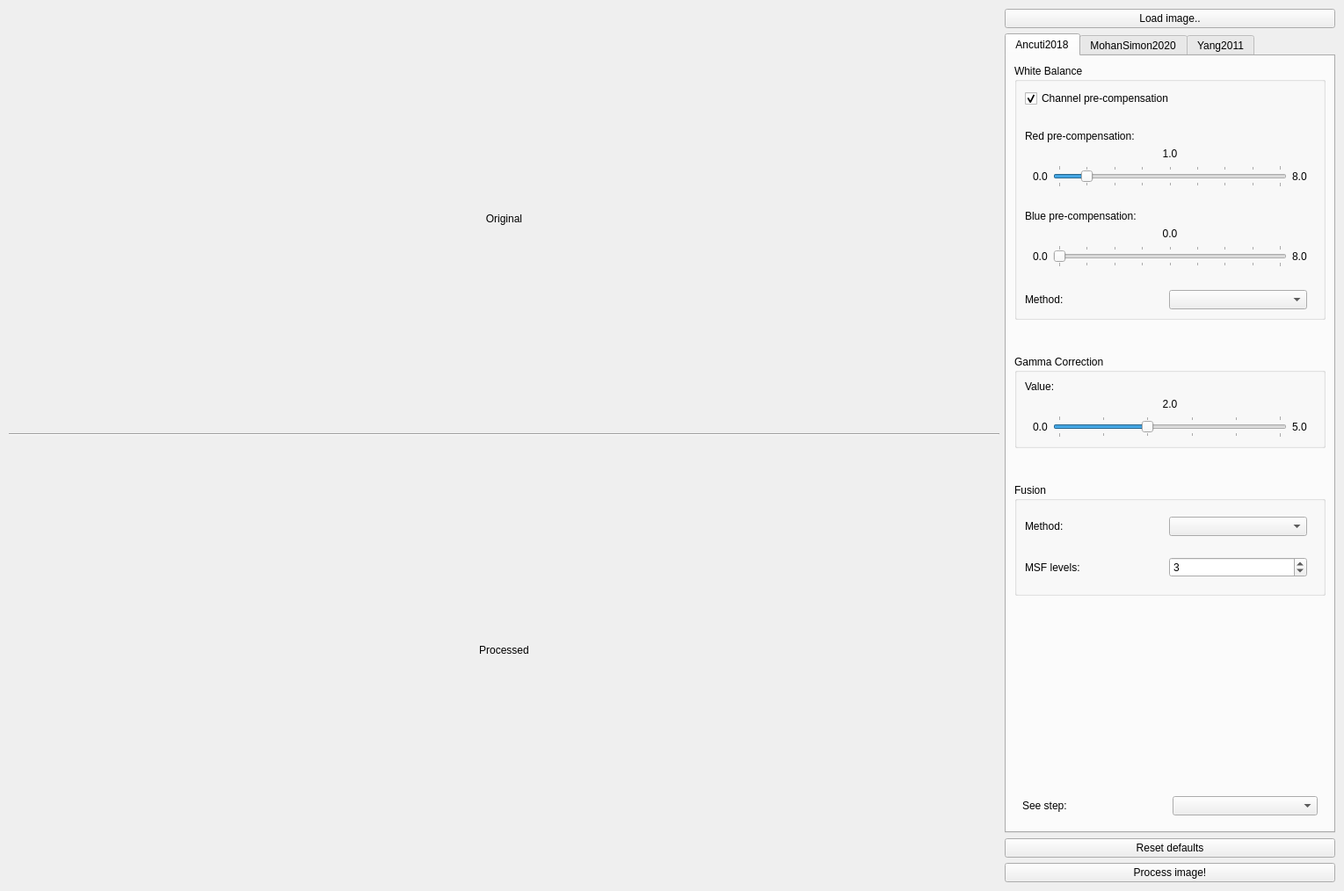
<?xml version="1.0" encoding="UTF-8"?>
<ui version="4.0">
 <class>MainWindow</class>
 <widget class="QMainWindow" name="MainWindow">
  <property name="geometry">
   <rect>
    <x>0</x>
    <y>0</y>
    <width>1529</width>
    <height>1014</height>
   </rect>
  </property>
  <property name="windowTitle">
   <string>Underwater Comparator</string>
  </property>
  <property name="toolButtonStyle">
   <enum>Qt::ToolButtonIconOnly</enum>
  </property>
  <widget class="QWidget" name="centralwidget">
   <layout class="QHBoxLayout" name="horizontalLayout" stretch="3,1">
    <property name="leftMargin">
     <number>10</number>
    </property>
    <property name="topMargin">
     <number>10</number>
    </property>
    <property name="rightMargin">
     <number>10</number>
    </property>
    <property name="bottomMargin">
     <number>10</number>
    </property>
    <item>
     <layout class="QVBoxLayout" name="verticalLayout">
      <item>
       <widget class="QLabel" name="disp_original">
        <property name="text">
         <string>Original</string>
        </property>
        <property name="alignment">
         <set>Qt::AlignCenter</set>
        </property>
       </widget>
      </item>
      <item>
       <widget class="Line" name="line">
        <property name="orientation">
         <enum>Qt::Horizontal</enum>
        </property>
       </widget>
      </item>
      <item>
       <widget class="QLabel" name="disp_processed">
        <property name="text">
         <string>Processed</string>
        </property>
        <property name="alignment">
         <set>Qt::AlignCenter</set>
        </property>
       </widget>
      </item>
      <item>
       <widget class="QLabel" name="lbl_metrics">
        <property name="maximumSize">
         <size>
          <width>16777215</width>
          <height>20</height>
         </size>
        </property>
        <property name="text">
         <string/>
        </property>
       </widget>
      </item>
     </layout>
    </item>
    <item>
     <layout class="QVBoxLayout" name="verticalLayout_2">
      <item>
       <widget class="QPushButton" name="btn_load">
        <property name="text">
         <string>Load image..</string>
        </property>
       </widget>
      </item>
      <item>
       <widget class="QTabWidget" name="tabs_settings">
        <property name="sizePolicy">
         <sizepolicy hsizetype="Expanding" vsizetype="Ignored">
          <horstretch>0</horstretch>
          <verstretch>0</verstretch>
         </sizepolicy>
        </property>
        <property name="currentIndex">
         <number>0</number>
        </property>
        <widget class="QWidget" name="tab_ancuti">
         <attribute name="title">
          <string>Ancuti2018</string>
         </attribute>
         <layout class="QGridLayout" name="gridLayout">
          <property name="verticalSpacing">
           <number>40</number>
          </property>
          <item row="2" column="0">
           <widget class="QGroupBox" name="group_fusion">
            <property name="title">
             <string>Fusion</string>
            </property>
            <layout class="QVBoxLayout" name="verticalLayout_5">
             <item>
              <widget class="QWidget" name="widget_5" native="true">
               <layout class="QHBoxLayout" name="horizontalLayout_6">
                <property name="leftMargin">
                 <number>0</number>
                </property>
                <item>
                 <widget class="QLabel" name="label_14">
                  <property name="text">
                   <string>Method:</string>
                  </property>
                 </widget>
                </item>
                <item>
                 <widget class="QComboBox" name="ancuti_combo_fusion_method"/>
                </item>
               </layout>
              </widget>
             </item>
             <item>
              <widget class="QWidget" name="widget_6" native="true">
               <layout class="QHBoxLayout" name="horizontalLayout_7">
                <property name="leftMargin">
                 <number>0</number>
                </property>
                <item>
                 <widget class="QLabel" name="label_15">
                  <property name="text">
                   <string>MSF levels:</string>
                  </property>
                 </widget>
                </item>
                <item>
                 <widget class="QSpinBox" name="ancuti_spinner_msf_levels">
                  <property name="maximum">
                   <number>15</number>
                  </property>
                  <property name="value">
                   <number>3</number>
                  </property>
                 </widget>
                </item>
               </layout>
              </widget>
             </item>
            </layout>
           </widget>
          </item>
          <item row="3" column="0">
           <spacer name="verticalSpacer_4">
            <property name="orientation">
             <enum>Qt::Vertical</enum>
            </property>
            <property name="sizeHint" stdset="0">
             <size>
              <width>20</width>
              <height>40</height>
             </size>
            </property>
           </spacer>
          </item>
          <item row="4" column="0">
           <widget class="QWidget" name="see_step" native="true">
            <layout class="QHBoxLayout" name="horizontalLayout_8">
             <item>
              <widget class="QLabel" name="label_5">
               <property name="text">
                <string>See step:</string>
               </property>
              </widget>
             </item>
             <item>
              <widget class="QComboBox" name="ancuti_combo_see_step"/>
             </item>
            </layout>
           </widget>
          </item>
          <item row="0" column="0">
           <widget class="QGroupBox" name="group_wb">
            <property name="font">
             <font>
              <weight>50</weight>
              <bold>false</bold>
             </font>
            </property>
            <property name="title">
             <string>White Balance</string>
            </property>
            <property name="checkable">
             <bool>false</bool>
            </property>
            <layout class="QVBoxLayout" name="verticalLayout_3">
             <item>
              <widget class="QCheckBox" name="ancuti_check_precomp">
               <property name="text">
                <string>Channel pre-compensation</string>
               </property>
               <property name="checked">
                <bool>true</bool>
               </property>
              </widget>
             </item>
             <item>
              <spacer name="verticalSpacer">
               <property name="orientation">
                <enum>Qt::Vertical</enum>
               </property>
               <property name="sizeHint" stdset="0">
                <size>
                 <width>20</width>
                 <height>20</height>
                </size>
               </property>
              </spacer>
             </item>
             <item>
              <widget class="QLabel" name="label_6">
               <property name="text">
                <string>Red pre-compensation:</string>
               </property>
               <property name="margin">
                <number>0</number>
               </property>
              </widget>
             </item>
             <item>
              <widget class="QLabel" name="ancuti_lbl_prec_red">
               <property name="text">
                <string>1.0</string>
               </property>
               <property name="alignment">
                <set>Qt::AlignCenter</set>
               </property>
              </widget>
             </item>
             <item>
              <widget class="QWidget" name="widget_3" native="true">
               <layout class="QHBoxLayout" name="horizontalLayout_4">
                <property name="topMargin">
                 <number>0</number>
                </property>
                <property name="bottomMargin">
                 <number>0</number>
                </property>
                <item>
                 <widget class="QLabel" name="label_7">
                  <property name="text">
                   <string>0.0</string>
                  </property>
                 </widget>
                </item>
                <item>
                 <widget class="QSlider" name="ancuti_slider_prec_red">
                  <property name="maximum">
                   <number>80</number>
                  </property>
                  <property name="singleStep">
                   <number>1</number>
                  </property>
                  <property name="pageStep">
                   <number>10</number>
                  </property>
                  <property name="value">
                   <number>10</number>
                  </property>
                  <property name="orientation">
                   <enum>Qt::Horizontal</enum>
                  </property>
                  <property name="invertedAppearance">
                   <bool>false</bool>
                  </property>
                  <property name="invertedControls">
                   <bool>false</bool>
                  </property>
                  <property name="tickPosition">
                   <enum>QSlider::TicksBothSides</enum>
                  </property>
                  <property name="tickInterval">
                   <number>10</number>
                  </property>
                 </widget>
                </item>
                <item>
                 <widget class="QLabel" name="label_8">
                  <property name="text">
                   <string>8.0</string>
                  </property>
                 </widget>
                </item>
               </layout>
              </widget>
             </item>
             <item>
              <spacer name="verticalSpacer_2">
               <property name="orientation">
                <enum>Qt::Vertical</enum>
               </property>
               <property name="sizeHint" stdset="0">
                <size>
                 <width>20</width>
                 <height>20</height>
                </size>
               </property>
              </spacer>
             </item>
             <item>
              <widget class="QLabel" name="label_10">
               <property name="text">
                <string>Blue pre-compensation:</string>
               </property>
              </widget>
             </item>
             <item>
              <widget class="QLabel" name="ancuti_lbl_prec_blue">
               <property name="text">
                <string>0.0</string>
               </property>
               <property name="alignment">
                <set>Qt::AlignCenter</set>
               </property>
              </widget>
             </item>
             <item>
              <widget class="QWidget" name="widget_4" native="true">
               <layout class="QHBoxLayout" name="horizontalLayout_5">
                <property name="topMargin">
                 <number>0</number>
                </property>
                <property name="bottomMargin">
                 <number>0</number>
                </property>
                <item>
                 <widget class="QLabel" name="label_12">
                  <property name="text">
                   <string>0.0</string>
                  </property>
                 </widget>
                </item>
                <item>
                 <widget class="QSlider" name="ancuti_slider_prec_blue">
                  <property name="maximum">
                   <number>80</number>
                  </property>
                  <property name="orientation">
                   <enum>Qt::Horizontal</enum>
                  </property>
                  <property name="tickPosition">
                   <enum>QSlider::TicksBothSides</enum>
                  </property>
                  <property name="tickInterval">
                   <number>10</number>
                  </property>
                 </widget>
                </item>
                <item>
                 <widget class="QLabel" name="label_13">
                  <property name="text">
                   <string>8.0</string>
                  </property>
                 </widget>
                </item>
               </layout>
              </widget>
             </item>
             <item>
              <spacer name="verticalSpacer_3">
               <property name="orientation">
                <enum>Qt::Vertical</enum>
               </property>
               <property name="sizeHint" stdset="0">
                <size>
                 <width>20</width>
                 <height>20</height>
                </size>
               </property>
              </spacer>
             </item>
             <item>
              <widget class="QWidget" name="widget" native="true">
               <property name="maximumSize">
                <size>
                 <width>16777215</width>
                 <height>30</height>
                </size>
               </property>
               <layout class="QHBoxLayout" name="horizontalLayout_2">
                <property name="leftMargin">
                 <number>0</number>
                </property>
                <property name="topMargin">
                 <number>0</number>
                </property>
                <property name="bottomMargin">
                 <number>0</number>
                </property>
                <item>
                 <widget class="QLabel" name="label">
                  <property name="text">
                   <string>Method:</string>
                  </property>
                 </widget>
                </item>
                <item>
                 <widget class="QComboBox" name="ancuti_combo_wb_method"/>
                </item>
               </layout>
              </widget>
             </item>
            </layout>
           </widget>
          </item>
          <item row="1" column="0">
           <widget class="QGroupBox" name="group_gamma">
            <property name="title">
             <string>Gamma Correction</string>
            </property>
            <layout class="QVBoxLayout" name="verticalLayout_4">
             <item>
              <widget class="QLabel" name="label_2">
               <property name="text">
                <string>Value:</string>
               </property>
              </widget>
             </item>
             <item>
              <widget class="QLabel" name="ancuti_lbl_gamma">
               <property name="text">
                <string>2.0</string>
               </property>
               <property name="alignment">
                <set>Qt::AlignCenter</set>
               </property>
              </widget>
             </item>
             <item>
              <widget class="QWidget" name="widget_2" native="true">
               <layout class="QHBoxLayout" name="horizontalLayout_3">
                <property name="topMargin">
                 <number>0</number>
                </property>
                <property name="bottomMargin">
                 <number>0</number>
                </property>
                <item>
                 <widget class="QLabel" name="label_3">
                  <property name="text">
                   <string>0.0</string>
                  </property>
                 </widget>
                </item>
                <item>
                 <widget class="QSlider" name="ancuti_slider_gamma">
                  <property name="maximum">
                   <number>50</number>
                  </property>
                  <property name="value">
                   <number>20</number>
                  </property>
                  <property name="orientation">
                   <enum>Qt::Horizontal</enum>
                  </property>
                  <property name="tickPosition">
                   <enum>QSlider::TicksBothSides</enum>
                  </property>
                  <property name="tickInterval">
                   <number>10</number>
                  </property>
                 </widget>
                </item>
                <item>
                 <widget class="QLabel" name="label_4">
                  <property name="text">
                   <string>5.0</string>
                  </property>
                 </widget>
                </item>
               </layout>
              </widget>
             </item>
            </layout>
           </widget>
          </item>
         </layout>
        </widget>
        <widget class="QWidget" name="tab_mohan_simon">
         <attribute name="title">
          <string>MohanSimon2020</string>
         </attribute>
         <layout class="QVBoxLayout" name="verticalLayout_9">
          <property name="spacing">
           <number>20</number>
          </property>
          <item>
           <widget class="QGroupBox" name="mohan_group_wb">
            <property name="font">
             <font>
              <weight>50</weight>
              <bold>false</bold>
             </font>
            </property>
            <property name="title">
             <string>White Balance</string>
            </property>
            <property name="checkable">
             <bool>false</bool>
            </property>
            <layout class="QVBoxLayout" name="verticalLayout_8">
             <item>
              <widget class="QCheckBox" name="mohan_check_precomp">
               <property name="text">
                <string>Channel pre-compensation</string>
               </property>
               <property name="checked">
                <bool>true</bool>
               </property>
              </widget>
             </item>
             <item>
              <spacer name="verticalSpacer_5">
               <property name="orientation">
                <enum>Qt::Vertical</enum>
               </property>
               <property name="sizeHint" stdset="0">
                <size>
                 <width>20</width>
                 <height>20</height>
                </size>
               </property>
              </spacer>
             </item>
             <item>
              <widget class="QLabel" name="label_19">
               <property name="text">
                <string>Red pre-compensation:</string>
               </property>
               <property name="margin">
                <number>0</number>
               </property>
              </widget>
             </item>
             <item>
              <widget class="QLabel" name="mohan_lbl_prec_red">
               <property name="text">
                <string>1.0</string>
               </property>
               <property name="alignment">
                <set>Qt::AlignCenter</set>
               </property>
              </widget>
             </item>
             <item>
              <widget class="QWidget" name="widget_11" native="true">
               <layout class="QHBoxLayout" name="horizontalLayout_12">
                <property name="topMargin">
                 <number>0</number>
                </property>
                <property name="bottomMargin">
                 <number>0</number>
                </property>
                <item>
                 <widget class="QLabel" name="label_20">
                  <property name="text">
                   <string>0.0</string>
                  </property>
                 </widget>
                </item>
                <item>
                 <widget class="QSlider" name="mohan_slider_prec_red">
                  <property name="maximum">
                   <number>80</number>
                  </property>
                  <property name="singleStep">
                   <number>1</number>
                  </property>
                  <property name="pageStep">
                   <number>10</number>
                  </property>
                  <property name="value">
                   <number>10</number>
                  </property>
                  <property name="orientation">
                   <enum>Qt::Horizontal</enum>
                  </property>
                  <property name="invertedAppearance">
                   <bool>false</bool>
                  </property>
                  <property name="invertedControls">
                   <bool>false</bool>
                  </property>
                  <property name="tickPosition">
                   <enum>QSlider::TicksBothSides</enum>
                  </property>
                  <property name="tickInterval">
                   <number>10</number>
                  </property>
                 </widget>
                </item>
                <item>
                 <widget class="QLabel" name="label_21">
                  <property name="text">
                   <string>8.0</string>
                  </property>
                 </widget>
                </item>
               </layout>
              </widget>
             </item>
             <item>
              <spacer name="verticalSpacer_6">
               <property name="orientation">
                <enum>Qt::Vertical</enum>
               </property>
               <property name="sizeHint" stdset="0">
                <size>
                 <width>20</width>
                 <height>20</height>
                </size>
               </property>
              </spacer>
             </item>
             <item>
              <widget class="QLabel" name="label_22">
               <property name="text">
                <string>Blue pre-compensation:</string>
               </property>
              </widget>
             </item>
             <item>
              <widget class="QLabel" name="mohan_lbl_prec_blue">
               <property name="text">
                <string>0.0</string>
               </property>
               <property name="alignment">
                <set>Qt::AlignCenter</set>
               </property>
              </widget>
             </item>
             <item>
              <widget class="QWidget" name="widget_12" native="true">
               <layout class="QHBoxLayout" name="horizontalLayout_13">
                <property name="topMargin">
                 <number>0</number>
                </property>
                <property name="bottomMargin">
                 <number>0</number>
                </property>
                <item>
                 <widget class="QLabel" name="label_23">
                  <property name="text">
                   <string>0.0</string>
                  </property>
                 </widget>
                </item>
                <item>
                 <widget class="QSlider" name="mohan_slider_prec_blue">
                  <property name="maximum">
                   <number>80</number>
                  </property>
                  <property name="orientation">
                   <enum>Qt::Horizontal</enum>
                  </property>
                  <property name="tickPosition">
                   <enum>QSlider::TicksBothSides</enum>
                  </property>
                  <property name="tickInterval">
                   <number>10</number>
                  </property>
                 </widget>
                </item>
                <item>
                 <widget class="QLabel" name="label_24">
                  <property name="text">
                   <string>8.0</string>
                  </property>
                 </widget>
                </item>
               </layout>
              </widget>
             </item>
             <item>
              <spacer name="verticalSpacer_7">
               <property name="orientation">
                <enum>Qt::Vertical</enum>
               </property>
               <property name="sizeHint" stdset="0">
                <size>
                 <width>20</width>
                 <height>20</height>
                </size>
               </property>
              </spacer>
             </item>
             <item>
              <widget class="QWidget" name="widget_13" native="true">
               <property name="maximumSize">
                <size>
                 <width>16777215</width>
                 <height>30</height>
                </size>
               </property>
               <layout class="QHBoxLayout" name="horizontalLayout_14">
                <property name="leftMargin">
                 <number>0</number>
                </property>
                <property name="topMargin">
                 <number>0</number>
                </property>
                <property name="bottomMargin">
                 <number>0</number>
                </property>
                <item>
                 <widget class="QLabel" name="label_25">
                  <property name="text">
                   <string>Method:</string>
                  </property>
                 </widget>
                </item>
                <item>
                 <widget class="QComboBox" name="mohan_combo_wb_method"/>
                </item>
               </layout>
              </widget>
             </item>
            </layout>
           </widget>
          </item>
          <item>
           <widget class="QGroupBox" name="mohan_group_gamma">
            <property name="title">
             <string>Gamma Correction</string>
            </property>
            <layout class="QVBoxLayout" name="verticalLayout_6">
             <item>
              <widget class="QLabel" name="label_9">
               <property name="text">
                <string>Value:</string>
               </property>
              </widget>
             </item>
             <item>
              <widget class="QLabel" name="mohan_lbl_gamma">
               <property name="text">
                <string>2.0</string>
               </property>
               <property name="alignment">
                <set>Qt::AlignCenter</set>
               </property>
              </widget>
             </item>
             <item>
              <widget class="QWidget" name="widget_8" native="true">
               <layout class="QHBoxLayout" name="horizontalLayout_9">
                <property name="topMargin">
                 <number>0</number>
                </property>
                <property name="bottomMargin">
                 <number>0</number>
                </property>
                <item>
                 <widget class="QLabel" name="label_11">
                  <property name="text">
                   <string>0.0</string>
                  </property>
                 </widget>
                </item>
                <item>
                 <widget class="QSlider" name="mohan_slider_gamma">
                  <property name="maximum">
                   <number>50</number>
                  </property>
                  <property name="value">
                   <number>20</number>
                  </property>
                  <property name="orientation">
                   <enum>Qt::Horizontal</enum>
                  </property>
                  <property name="tickPosition">
                   <enum>QSlider::TicksBothSides</enum>
                  </property>
                  <property name="tickInterval">
                   <number>10</number>
                  </property>
                 </widget>
                </item>
                <item>
                 <widget class="QLabel" name="label_16">
                  <property name="text">
                   <string>5.0</string>
                  </property>
                 </widget>
                </item>
               </layout>
              </widget>
             </item>
            </layout>
           </widget>
          </item>
          <item>
           <widget class="QGroupBox" name="mohan_group_clahe">
            <property name="title">
             <string>CLAHE</string>
            </property>
            <layout class="QVBoxLayout" name="verticalLayout_10">
             <item>
              <widget class="QLabel" name="label_26">
               <property name="text">
                <string>Clip limit:</string>
               </property>
              </widget>
             </item>
             <item>
              <widget class="QLabel" name="mohan_lbl_clahe_clip_limit">
               <property name="text">
                <string>3.0</string>
               </property>
               <property name="alignment">
                <set>Qt::AlignCenter</set>
               </property>
              </widget>
             </item>
             <item>
              <widget class="QWidget" name="widget_14" native="true">
               <layout class="QHBoxLayout" name="horizontalLayout_15">
                <property name="topMargin">
                 <number>0</number>
                </property>
                <property name="bottomMargin">
                 <number>0</number>
                </property>
                <item>
                 <widget class="QLabel" name="label_27">
                  <property name="text">
                   <string>1.0</string>
                  </property>
                 </widget>
                </item>
                <item>
                 <widget class="QSlider" name="mohan_slider_clahe_clip_limit">
                  <property name="minimum">
                   <number>10</number>
                  </property>
                  <property name="maximum">
                   <number>400</number>
                  </property>
                  <property name="value">
                   <number>30</number>
                  </property>
                  <property name="orientation">
                   <enum>Qt::Horizontal</enum>
                  </property>
                  <property name="tickPosition">
                   <enum>QSlider::TicksBothSides</enum>
                  </property>
                  <property name="tickInterval">
                   <number>20</number>
                  </property>
                 </widget>
                </item>
                <item>
                 <widget class="QLabel" name="label_28">
                  <property name="text">
                   <string>40.0</string>
                  </property>
                 </widget>
                </item>
               </layout>
              </widget>
             </item>
             <item>
              <widget class="QWidget" name="widget_15" native="true">
               <layout class="QHBoxLayout" name="horizontalLayout_16">
                <item>
                 <widget class="QLabel" name="label_29">
                  <property name="text">
                   <string>Tile grid size:</string>
                  </property>
                 </widget>
                </item>
                <item>
                 <widget class="QSpinBox" name="mohan_spinner_tile_grid_size">
                  <property name="maximum">
                   <number>20</number>
                  </property>
                  <property name="value">
                   <number>8</number>
                  </property>
                 </widget>
                </item>
               </layout>
              </widget>
             </item>
            </layout>
           </widget>
          </item>
          <item>
           <widget class="QGroupBox" name="mohan_group_histlin">
            <property name="title">
             <string>Histogram Linearization</string>
            </property>
            <layout class="QVBoxLayout" name="verticalLayout_11">
             <item>
              <widget class="QWidget" name="widget_26" native="true">
               <layout class="QHBoxLayout" name="horizontalLayout_28">
                <item>
                 <widget class="QLabel" name="label_38">
                  <property name="text">
                   <string>Parameter r:</string>
                  </property>
                 </widget>
                </item>
                <item>
                 <widget class="QDoubleSpinBox" name="mohan_spinner_param_r">
                  <property name="maximum">
                   <double>1.000000000000000</double>
                  </property>
                  <property name="singleStep">
                   <double>0.050000000000000</double>
                  </property>
                  <property name="stepType">
                   <enum>QAbstractSpinBox::DefaultStepType</enum>
                  </property>
                  <property name="value">
                   <double>0.500000000000000</double>
                  </property>
                 </widget>
                </item>
               </layout>
              </widget>
             </item>
             <item>
              <widget class="QWidget" name="widget_16" native="true">
               <layout class="QHBoxLayout" name="horizontalLayout_17">
                <item>
                 <widget class="QLabel" name="label_30">
                  <property name="text">
                   <string>Number of iterations:</string>
                  </property>
                 </widget>
                </item>
                <item>
                 <widget class="QSpinBox" name="mohan_spinner_histlin_iters">
                  <property name="maximum">
                   <number>15</number>
                  </property>
                  <property name="value">
                   <number>10</number>
                  </property>
                 </widget>
                </item>
               </layout>
              </widget>
             </item>
            </layout>
           </widget>
          </item>
          <item>
           <widget class="QGroupBox" name="mohan_group_fusion">
            <property name="title">
             <string>Fusion</string>
            </property>
            <layout class="QVBoxLayout" name="verticalLayout_7">
             <item>
              <widget class="QWidget" name="widget_9" native="true">
               <layout class="QHBoxLayout" name="horizontalLayout_10">
                <property name="leftMargin">
                 <number>0</number>
                </property>
                <item>
                 <widget class="QLabel" name="label_17">
                  <property name="text">
                   <string>Method:</string>
                  </property>
                 </widget>
                </item>
                <item>
                 <widget class="QComboBox" name="mohan_combo_fusion_method"/>
                </item>
               </layout>
              </widget>
             </item>
             <item>
              <widget class="QWidget" name="widget_10" native="true">
               <layout class="QHBoxLayout" name="horizontalLayout_11">
                <property name="leftMargin">
                 <number>0</number>
                </property>
                <item>
                 <widget class="QLabel" name="label_18">
                  <property name="text">
                   <string>MSF levels:</string>
                  </property>
                 </widget>
                </item>
                <item>
                 <widget class="QSpinBox" name="mohan_spinner_msf_levels">
                  <property name="maximum">
                   <number>15</number>
                  </property>
                  <property name="value">
                   <number>3</number>
                  </property>
                 </widget>
                </item>
               </layout>
              </widget>
             </item>
            </layout>
           </widget>
          </item>
          <item>
           <spacer name="verticalSpacer_8">
            <property name="orientation">
             <enum>Qt::Vertical</enum>
            </property>
            <property name="sizeHint" stdset="0">
             <size>
              <width>20</width>
              <height>8</height>
             </size>
            </property>
           </spacer>
          </item>
          <item>
           <widget class="QWidget" name="widget_7" native="true">
            <layout class="QHBoxLayout" name="horizontalLayout_18">
             <item>
              <widget class="QLabel" name="label_31">
               <property name="text">
                <string>See step:</string>
               </property>
              </widget>
             </item>
             <item>
              <widget class="QComboBox" name="mohan_combo_see_step"/>
             </item>
            </layout>
           </widget>
          </item>
         </layout>
        </widget>
        <widget class="QWidget" name="tab_yang">
         <attribute name="title">
          <string>Yang2011</string>
         </attribute>
         <layout class="QVBoxLayout" name="verticalLayout_12">
          <item>
           <widget class="QGroupBox" name="groupBox_2">
            <property name="title">
             <string>Dark Channel Prior</string>
            </property>
            <layout class="QVBoxLayout" name="verticalLayout_15">
             <item>
              <widget class="QWidget" name="widget_20" native="true">
               <layout class="QHBoxLayout" name="horizontalLayout_22">
                <property name="leftMargin">
                 <number>0</number>
                </property>
                <item>
                 <widget class="QLabel" name="label_35">
                  <property name="text">
                   <string>Patch size:</string>
                  </property>
                 </widget>
                </item>
                <item>
                 <widget class="QSpinBox" name="yang_spinner_dcp_patch_size">
                  <property name="minimum">
                   <number>1</number>
                  </property>
                  <property name="maximum">
                   <number>20</number>
                  </property>
                  <property name="value">
                   <number>15</number>
                  </property>
                 </widget>
                </item>
               </layout>
              </widget>
             </item>
            </layout>
           </widget>
          </item>
          <item>
           <widget class="QGroupBox" name="groupBox_3">
            <property name="title">
             <string>Atmospheric Light Estimation</string>
            </property>
            <layout class="QVBoxLayout" name="verticalLayout_16">
             <item>
              <widget class="QWidget" name="widget_21" native="true">
               <layout class="QHBoxLayout" name="horizontalLayout_23">
                <property name="leftMargin">
                 <number>0</number>
                </property>
                <item>
                 <widget class="QLabel" name="label_36">
                  <property name="text">
                   <string>No. of pixels to consider:</string>
                  </property>
                 </widget>
                </item>
                <item>
                 <widget class="QComboBox" name="yang_combo_pixels_considered"/>
                </item>
               </layout>
              </widget>
             </item>
             <item>
              <widget class="QWidget" name="widget_23" native="true">
               <layout class="QHBoxLayout" name="horizontalLayout_25">
                <property name="leftMargin">
                 <number>0</number>
                </property>
                <item>
                 <widget class="QLabel" name="label_41">
                  <property name="text">
                   <string>Amount:</string>
                  </property>
                 </widget>
                </item>
                <item>
                 <widget class="QSpinBox" name="yang_spinner_no_of_pixels">
                  <property name="minimum">
                   <number>1</number>
                  </property>
                  <property name="maximum">
                   <number>1000</number>
                  </property>
                  <property name="value">
                   <number>1000</number>
                  </property>
                 </widget>
                </item>
               </layout>
              </widget>
             </item>
             <item>
              <widget class="QLabel" name="label_37">
               <property name="text">
                <string>Percentage:</string>
               </property>
              </widget>
             </item>
             <item>
              <widget class="QLabel" name="yang_lbl_perc_of_pixels">
               <property name="text">
                <string>10%</string>
               </property>
               <property name="alignment">
                <set>Qt::AlignCenter</set>
               </property>
              </widget>
             </item>
             <item>
              <widget class="QWidget" name="widget_22" native="true">
               <layout class="QHBoxLayout" name="horizontalLayout_24">
                <property name="topMargin">
                 <number>0</number>
                </property>
                <property name="bottomMargin">
                 <number>0</number>
                </property>
                <item>
                 <widget class="QLabel" name="label_39">
                  <property name="text">
                   <string>0%</string>
                  </property>
                 </widget>
                </item>
                <item>
                 <widget class="QSlider" name="yang_slider_perc_of_pixels">
                  <property name="maximum">
                   <number>100</number>
                  </property>
                  <property name="value">
                   <number>10</number>
                  </property>
                  <property name="orientation">
                   <enum>Qt::Horizontal</enum>
                  </property>
                  <property name="tickPosition">
                   <enum>QSlider::TicksBothSides</enum>
                  </property>
                  <property name="tickInterval">
                   <number>20</number>
                  </property>
                 </widget>
                </item>
                <item>
                 <widget class="QLabel" name="label_40">
                  <property name="text">
                   <string>100%</string>
                  </property>
                 </widget>
                </item>
               </layout>
              </widget>
             </item>
             <item>
              <widget class="QWidget" name="widget_24" native="true">
               <layout class="QHBoxLayout" name="horizontalLayout_26">
                <item>
                 <widget class="QLabel" name="label_42">
                  <property name="text">
                   <string>Choose:</string>
                  </property>
                 </widget>
                </item>
                <item>
                 <widget class="QComboBox" name="yang_combo_use_max"/>
                </item>
               </layout>
              </widget>
             </item>
            </layout>
           </widget>
          </item>
          <item>
           <widget class="QGroupBox" name="groupBox">
            <property name="title">
             <string>Transmission</string>
            </property>
            <layout class="QVBoxLayout" name="verticalLayout_13">
             <item>
              <widget class="QWidget" name="widget_18" native="true">
               <layout class="QHBoxLayout" name="horizontalLayout_20">
                <property name="leftMargin">
                 <number>0</number>
                </property>
                <item>
                 <widget class="QLabel" name="label_33">
                  <property name="text">
                   <string>Smoothing method:</string>
                  </property>
                 </widget>
                </item>
                <item>
                 <widget class="QComboBox" name="yang_combo_trans_smoothing_method"/>
                </item>
               </layout>
              </widget>
             </item>
             <item>
              <widget class="QWidget" name="widget_25" native="true">
               <layout class="QHBoxLayout" name="horizontalLayout_27">
                <item>
                 <widget class="QLabel" name="label_43">
                  <property name="text">
                   <string>Median kernel size:</string>
                  </property>
                 </widget>
                </item>
                <item>
                 <widget class="QSpinBox" name="yang_spinner_median_ksize">
                  <property name="minimum">
                   <number>1</number>
                  </property>
                  <property name="maximum">
                   <number>19</number>
                  </property>
                  <property name="singleStep">
                   <number>2</number>
                  </property>
                  <property name="value">
                   <number>5</number>
                  </property>
                 </widget>
                </item>
               </layout>
              </widget>
             </item>
            </layout>
           </widget>
          </item>
          <item>
           <widget class="QGroupBox" name="groupBox_4">
            <property name="title">
             <string>White Balance</string>
            </property>
            <layout class="QVBoxLayout" name="verticalLayout_14">
             <item>
              <widget class="QWidget" name="widget_19" native="true">
               <layout class="QHBoxLayout" name="horizontalLayout_21">
                <property name="leftMargin">
                 <number>0</number>
                </property>
                <item>
                 <widget class="QLabel" name="label_34">
                  <property name="text">
                   <string>Method:</string>
                  </property>
                 </widget>
                </item>
                <item>
                 <widget class="QComboBox" name="yang_combo_wb_method"/>
                </item>
               </layout>
              </widget>
             </item>
            </layout>
           </widget>
          </item>
          <item>
           <spacer name="verticalSpacer_9">
            <property name="orientation">
             <enum>Qt::Vertical</enum>
            </property>
            <property name="sizeHint" stdset="0">
             <size>
              <width>20</width>
              <height>40</height>
             </size>
            </property>
           </spacer>
          </item>
          <item>
           <widget class="QWidget" name="widget_17" native="true">
            <layout class="QHBoxLayout" name="horizontalLayout_19">
             <item>
              <widget class="QLabel" name="label_32">
               <property name="text">
                <string>See step:</string>
               </property>
              </widget>
             </item>
             <item>
              <widget class="QComboBox" name="yang_combo_see_step"/>
             </item>
            </layout>
           </widget>
          </item>
         </layout>
        </widget>
       </widget>
      </item>
      <item>
       <widget class="QPushButton" name="btn_default">
        <property name="text">
         <string>Reset defaults</string>
        </property>
       </widget>
      </item>
      <item>
       <widget class="QPushButton" name="btn_process">
        <property name="text">
         <string>Process image!</string>
        </property>
       </widget>
      </item>
     </layout>
    </item>
   </layout>
  </widget>
 </widget>
 <resources/>
 <connections/>
</ui>
